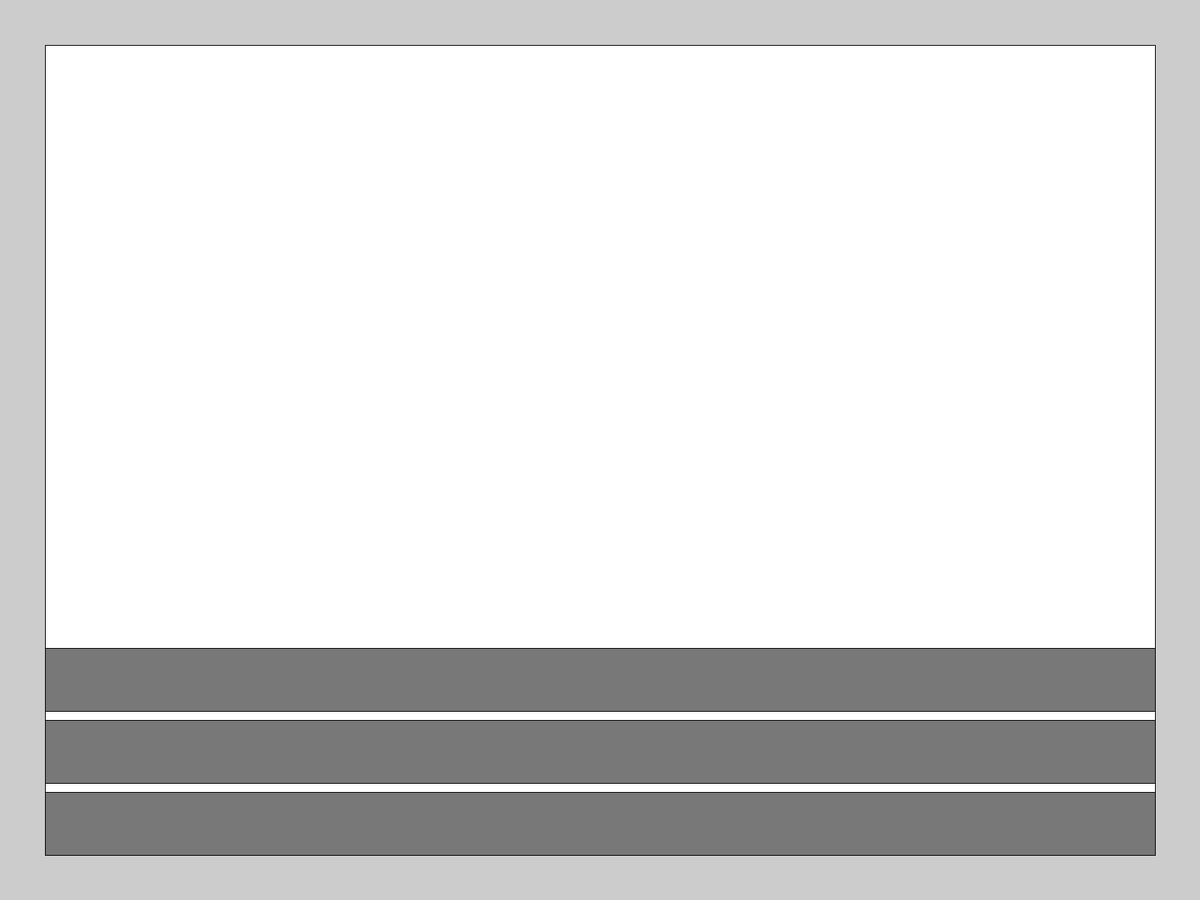
Frame 1 (no input)
Frame 60 (the mouse pressed at the canvas centre just before this capture): identical to frame 1, image omitted
Frame 120 (the mouse held since frame 60 and released just before this capture): identical to frame 1, image omitted

The Processing sketch that drew this single still picture (run headless with seeded random() and noise(); from frame 60 on, the mouse is pressed at the canvas centre):

// Processing sketch: choice_3
// ── choice_3.pde
int rectX, rectY;
int B1, B2, B3;
int rectSize = 50;

void setup(){
  fullScreen();
  rect(height / 20, height / 20, width - height / 10, 9 * height / 10);
}

void buttons() {
  fill(120);
  rect(height / 20, 72 * height / 100, width - height / 10, 7 * height / 100);
  rect(height / 20, 80 * height / 100, width - height / 10, 7 * height / 100);
  rect(height / 20, 88 * height / 100, width - height / 10, 7 * height / 100);
}

void draw() {
  buttons();
}

void mousePressed() {
   if(mouseX > rectX && mouseX < rectX + rectSize && mouseY > rectY && mouseY < rectY + rectSize){
    text("Something changed!", width/2, 300);
   } else{
     text("Something else changed!", width/2, 300);
   }
}
